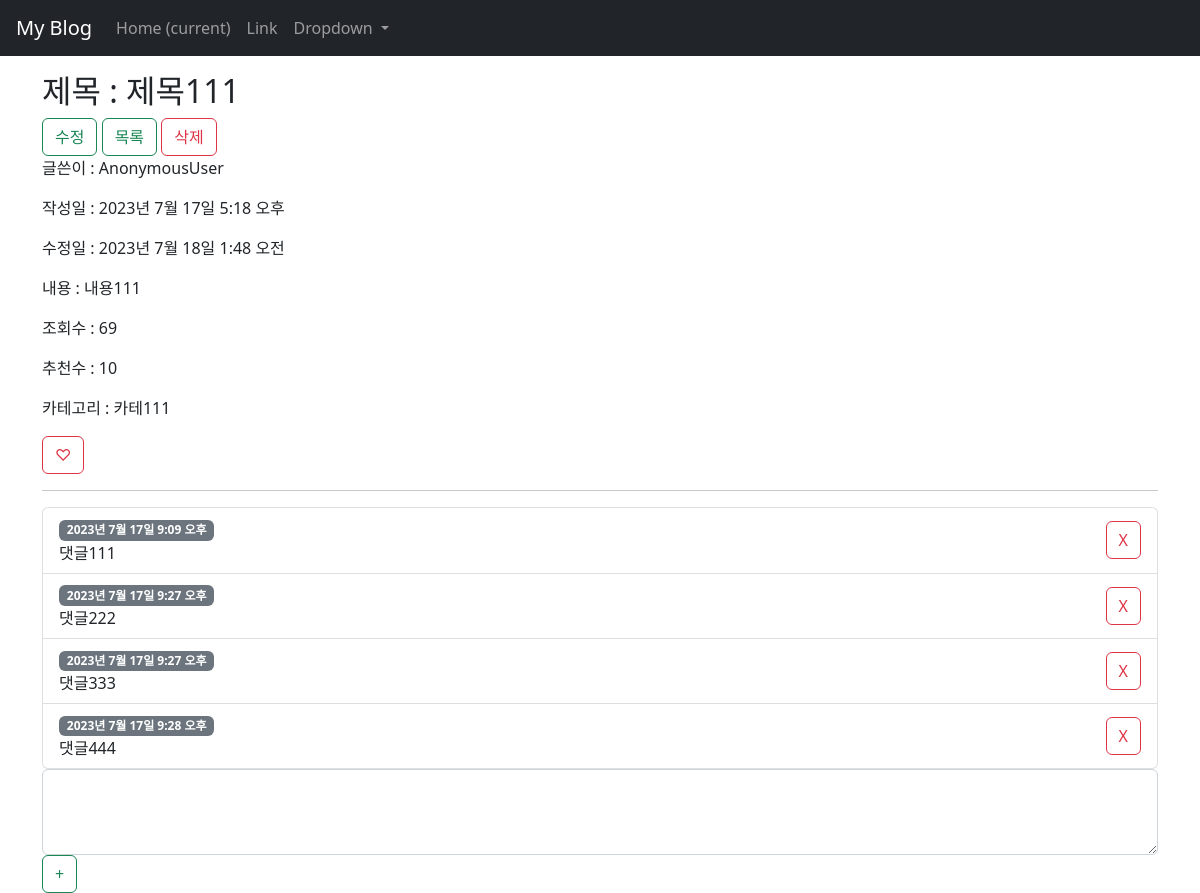
The page /blog/detail/1/ on the database its author committed.
### blog/models.py (models this page shows)
class Post(models.Model):
    title = models.CharField(max_length=200)
    content = models.TextField()
    writer = models.CharField(max_length=50)  # 이후 auth user로 변환 필요
    updated_at = models.DateTimeField(auto_now=True)
    created_at = models.DateTimeField(auto_now_add=True)
    views = models.IntegerField(default=0)
    likes = models.IntegerField(default=0)
    category = models.CharField(max_length=50)

class Comment(models.Model):
    post = models.ForeignKey(Post, on_delete=models.CASCADE)
    content = models.TextField()
    writer = models.CharField(max_length=50)  # 이후 auth user로 변환 필요
    created_at = models.DateTimeField(auto_now_add=True)

### blog/views.py (the view)
# urls.py: path("detail/<int:post_id>/", views.PostDetail.as_view(), name="detail"),
class PostDetail(View):
    def get(self, request, post_id):
        post = Post.objects.get(pk=post_id)
        post.views += 1
        post.save()
        context = {
            "post": post,
            "comment_form": CommentForm,
        }
        print(post_id)
        return render(request, "blog/post_detail.html", context)

### blog/templates/blog/post_detail.html (shortened to what this page needs)
{% extends "base.html" %}
{% block content %}
<h2>제목 : {{ post.title }}</h2>
<a href="{% url 'blog:edit' post_id=post.pk %}" class='btn btn-outline-success'>수정</a>
<a href="{% url 'blog:list' %}" class='btn btn-outline-success'>목록</a>
<form action="{% url 'blog:delete' post_id=post.pk %}" method='post' class="d-inline">
    <input type="submit" class='btn btn-outline-danger' value='삭제'>
</form>
<p>글쓴이 : {{ post.writer }}</p>
<p>작성일 : {{ post.created_at }}</p>
<p>수정일 : {{ post.updated_at }}</p>
<p>내용 : {{ post.content }}</p>
<p>조회수 : {{ post.views }}</p>
<p>추천수 : {{ post.likes }}</p>
<p>카테고리 : {{ post.category }}</p>
<form action="{% url 'blog:like' post_id=post.pk %}" method="post">
    <input type="submit" class='btn btn-outline-danger' value='♡'>
</form>
<hr>
{% if post.comment_set.all %}
<ul class='list-group'>
    {% for comment in post.comment_set.all %}
    <li class='list-group-item d-flex justify-content-between align-items-center'>
        <div>
            <div class="badge bg-secondary">{{ comment.created_at }}</div>
            <div class="text-wrap text-break">{{ comment.content }}</div>
        </div>
        <form action="{% url 'blog:cm-delete' comment_id=comment.pk %}" method='post'>
            <input type="submit" value='X' class="btn btn-outline-danger">
        </form>
    </li>
    {% endfor %}
</ul>
{% else %}
<p>작성된 댓글이 없습니다.</p>
{% endif %}
<form action="{% url 'blog:cm-write' post_id=post.pk %}" method="post">
    {{ comment_form.content }}
    <input type="submit" value='+' class="btn btn-outline-success">
</form>
{% endblock content %}

### rows shown on the page
Post: title "제목111", writer "AnonymousUser", created_at "2023년 7월 17일 5:18 오후", updated_at "2023년 7월 18일 1:48 오전", content "내용111", views "69", likes "10", category "카테111"
Comment: created_at "2023년 7월 17일 9:09 오후", content "댓글111"
Comment: created_at "2023년 7월 17일 9:27 오후", content "댓글222"
Comment: created_at "2023년 7월 17일 9:27 오후", content "댓글333"
Comment: created_at "2023년 7월 17일 9:28 오후", content "댓글444"
